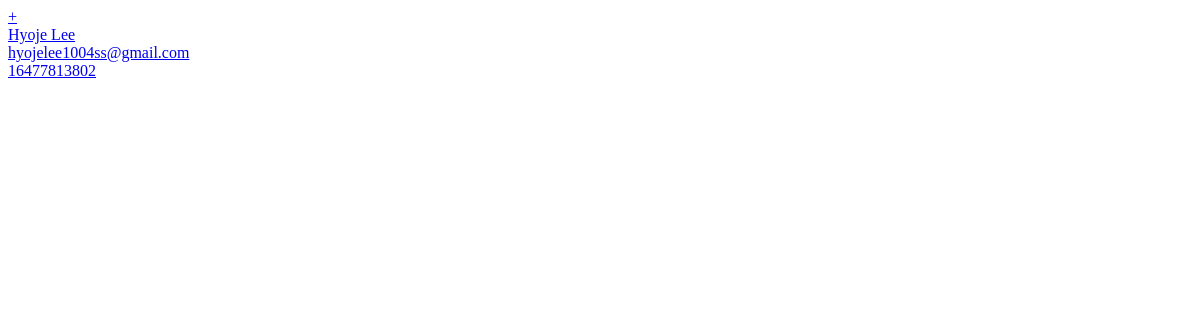
Before: / with the older database file.
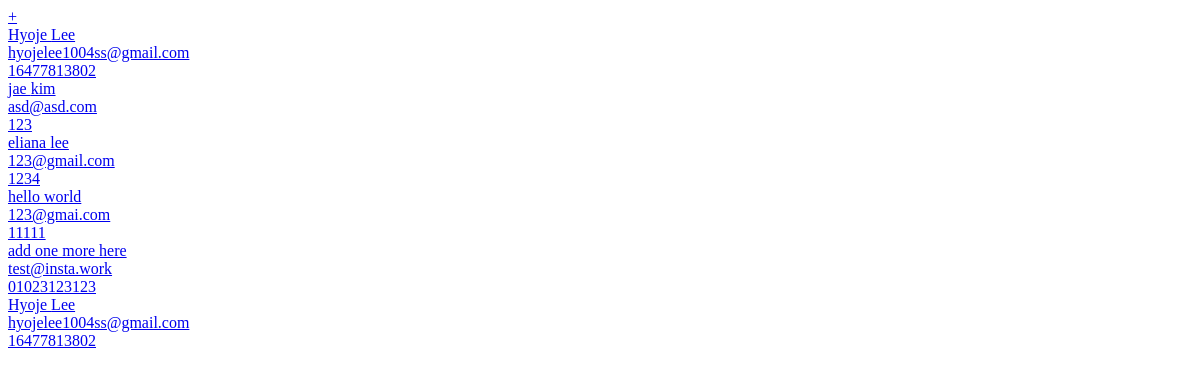
After: the same page with the newer database file.
### myEmployeeList/models.py (models this page shows, shortened)
class TeamMember(models.Model):
  first_name = models.CharField(max_length=25, blank=False, null= False)
  last_name = models.CharField(max_length=25, blank=False, null= False)
  email = models.EmailField(blank=False, null= False)
  phone_number = models.CharField(max_length=25,blank=False, null= False)

### myEmployeeList/views.py (the view)
# urls.py: path('', views.index, name='index'),
def index(request):
  teamMemberData = TeamMember.objects.all()
  context = {"teamMemberData": teamMemberData}
  return render(request, "index.html", context)

### myEmployeeList/templates/index.html (shortened to what this page needs)
<!DOCTYPE html>
<html lang="en">
  <head>
  </head>
  <body>
    <a href="/add">+</a>
    {% for member in teamMemberData%}
    <a href="{{member.id}}">
      <div>{{member.first_name}} {{member.last_name}}</div>
      <div>{{member.email}}</div>
      <div>{{member.phone_number}}</div>
    </a>
    {% endfor %}
  </body>
</html>

Changed rows visible on the page:
added TeamMember: first_name "jae", last_name "kim", email "asd@asd.com", phone_number "123"
added TeamMember: first_name "eliana", last_name "lee", email "123@gmail.com", phone_number "1234"
added TeamMember: first_name "hello", last_name "world", email "123@gmai.com", phone_number "11111"
added TeamMember: first_name "add one more", last_name "here", email "test@insta.work", phone_number "01023123123"
added TeamMember: first_name "Hyoje", last_name "Lee", email "hyojelee1004ss@gmail.com", phone_number "16477813802"
